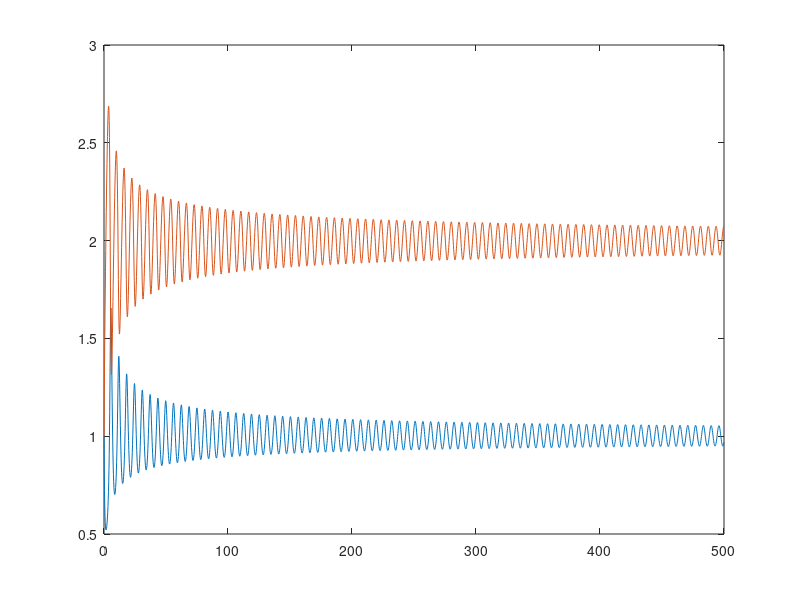
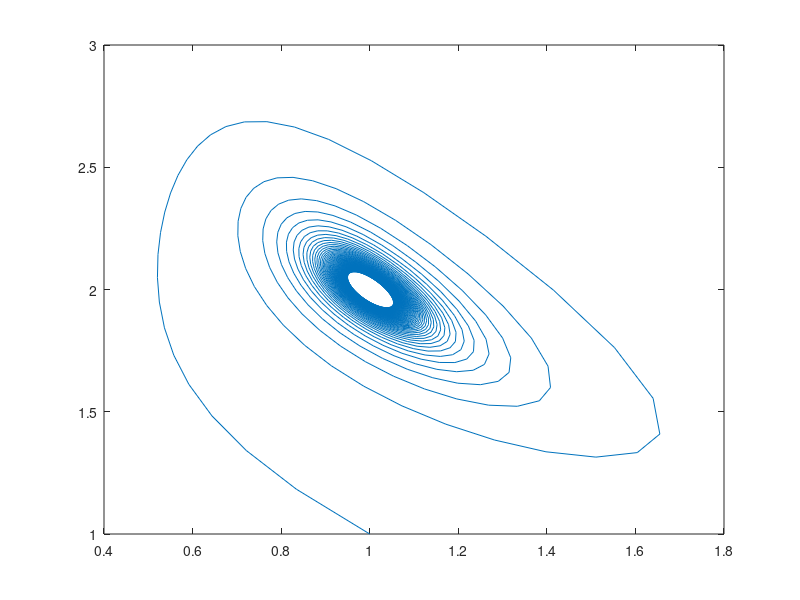
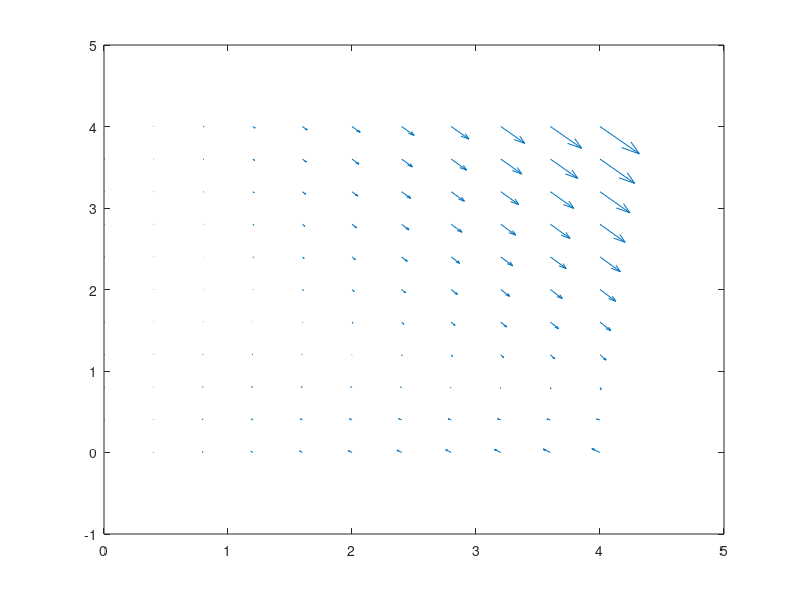

These charts were generated, in order, by the following MATLAB code:
a = 1;
b = 2;
x0 = [1;1];
FP = [1;b/a];

tspan = 0:0.2:500;
u_fun = @(x,y) 1 - (b+1).*x + a.*x.*x.*y;
v_fun = @(x,y) b.*x - a.*x.*x.*y;
ode = @(t,x) [
    u_fun(x(1),x(2));
    v_fun(x(1),x(2));
    ];
options = odeset('RelTol', 1e-6, 'AbsTol', 1e-4);
[t,x] = ode45(ode,tspan,x0,options);
plot(t,x);
figure;
plot(x(:,1),x(:,2));

figure;
arrowcount = 10;
end_coord = 2*(b/a);
[xspan,yspan] = meshgrid(0:end_coord/arrowcount:end_coord,0:end_coord/arrowcount:end_coord);
u = u_fun(xspan,yspan);
v = v_fun(xspan,yspan);
quiver(xspan,yspan,u,v);